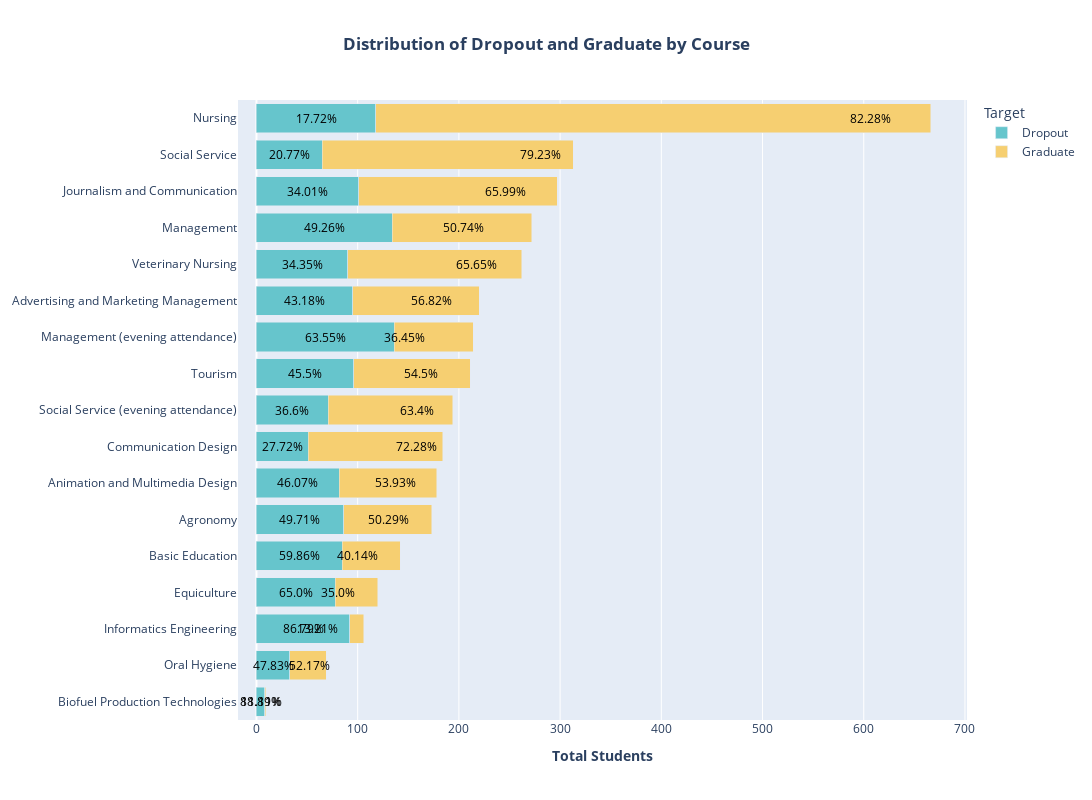

This figure's notebook cell:
### Code cell
import plotly.express as px

# Group by Course and Target
student_courses = (
    df.groupby(["Course", "Target"])
    .size()
    .reset_index()
    .pivot(columns="Target", index="Course", values=0)
)

# Rename the index with course names
student_courses = student_courses.rename(
    index={i + 1: category for i, category in enumerate(categories)}
)

# Ensure the 'Dropout' column exists
if "Dropout" not in student_courses.columns:
    student_courses["Dropout"] = student_courses[0]  # Assuming '0' represents dropouts

# Calculate the percentage of Dropout and Graduate for each course
student_courses["Total"] = student_courses.sum(axis=1)
student_courses["Dropout (%)"] = (
    student_courses["Dropout"] / student_courses["Total"] * 100
).round(2)
student_courses["Graduate (%)"] = (
    student_courses["Graduate"] / student_courses["Total"] * 100
).round(2)

# Sort the data for plotting
student_courses_sorted = student_courses.sort_values(by="Total", ascending=True)

# Remove the 'Total' column
student_courses_sorted.drop(columns="Total", inplace=True)

# Generate the interactive plot
fig = px.bar(
    student_courses_sorted[["Dropout", "Graduate"]],
    orientation="h",
    title="Distribution of Dropout and Graduate by Course",
    labels={"value": "Total Students", "Course": "Course"},
    color_discrete_sequence=px.colors.qualitative.Pastel,
)

# Add percentage annotations inside the bars
for col in ["Dropout", "Graduate"]:
    for i, val in enumerate(student_courses_sorted[col]):
        percentage = student_courses_sorted[f"{col} (%)"].iloc[i]
        fig.add_annotation(
            x=(
                val / 2
                if col == "Dropout"
                else val + student_courses_sorted["Dropout"].iloc[i] / 2
            ),
            y=student_courses_sorted.index[i],
            text=f"{percentage}%",
            showarrow=False,
            xanchor="center",
            yanchor="middle",
            font=dict(size=12, color="black"),
        )

# Customize the layout
fig.update_layout(
    title={"text": "<b>Distribution of Dropout and Graduate by Course</b>", "x": 0.5},
    xaxis_title="<b>Total Students</b>",
    yaxis_title=None,
    barmode="stack",
    width=1200,  # Increase the width
    height=800,  # Increase the height
)

# Show the plot
fig.show()

### Figure 1 — Plotly figure (JSON) as saved in the notebook; plotly's stock layout.template omitted (floating-point values rounded to 4 significant figures)
{"data": [{"alignmentgroup": "True", "hovertemplate": "Target=Dropout<br>Total Students=%{x}<br>Course=%{y}<extra></extra>", "legendgroup": "Dropout", "marker": {"color": "rgb(102, 197, 204)", "pattern": {"shape": ""}}, "name": "Dropout", "offsetgroup": "Dropout", "orientation": "h", "showlegend": true, "textposition": "auto", "type": "bar", "x": [8, 33, 92, 78, 85, 86, 82, 51, 71, 96, 136, 95, 90, 134, 101, 65, 118], "xaxis": "x", "y": ["Biofuel Production Technologies", "Oral Hygiene", "Informatics Engineering", "Equiculture", "Basic Education", "Agronomy", "Animation and Multimedia Design", "Communication Design", "Social Service (evening attendance)", "Tourism", "Management (evening attendance)", "Advertising and Marketing Management", "Veterinary Nursing", "Management", "Journalism and Communication", "Social Service", "Nursing"], "yaxis": "y"}, {"alignmentgroup": "True", "hovertemplate": "Target=Graduate<br>Total Students=%{x}<br>Course=%{y}<extra></extra>", "legendgroup": "Graduate", "marker": {"color": "rgb(246, 207, 113)", "pattern": {"shape": ""}}, "name": "Graduate", "offsetgroup": "Graduate", "orientation": "h", "showlegend": true, "textposition": "auto", "type": "bar", "x": [1, 36, 14, 42, 57, 87, 96, 133, 123, 115, 78, 125, 172, 138, 196, 248, 548], "xaxis": "x", "y": ["Biofuel Production Technologies", "Oral Hygiene", "Informatics Engineering", "Equiculture", "Basic Education", "Agronomy", "Animation and Multimedia Design", "Communication Design", "Social Service (evening attendance)", "Tourism", "Management (evening attendance)", "Advertising and Marketing Management", "Veterinary Nursing", "Management", "Journalism and Communication", "Social Service", "Nursing"], "yaxis": "y"}], "layout": {"annotations": [{"font": {"color": "black", "size": 12}, "showarrow": false, "text": "88.89%", "x": 4, "xanchor": "center", "y": "Biofuel Production Technologies", "yanchor": "middle"}, {"font": {"color": "black", "size": 12}, "showarrow": false, "text": "47.83%", "x": 16.5, "xanchor": "center", "y": "Oral Hygiene", "yanchor": "middle"}, {"font": {"color": "black", "size": 12}, "showarrow": false, "text": "86.79%", "x": 46, "xanchor": "center", "y": "Informatics Engineering", "yanchor": "middle"}, {"font": {"color": "black", "size": 12}, "showarrow": false, "text": "65.0%", "x": 39, "xanchor": "center", "y": "Equiculture", "yanchor": "middle"}, {"font": {"color": "black", "size": 12}, "showarrow": false, "text": "59.86%", "x": 42.5, "xanchor": "center", "y": "Basic Education", "yanchor": "middle"}, {"font": {"color": "black", "size": 12}, "showarrow": false, "text": "49.71%", "x": 43, "xanchor": "center", "y": "Agronomy", "yanchor": "middle"}, {"font": {"color": "black", "size": 12}, "showarrow": false, "text": "46.07%", "x": 41, "xanchor": "center", "y": "Animation and Multimedia Design", "yanchor": "middle"}, {"font": {"color": "black", "size": 12}, "showarrow": false, "text": "27.72%", "x": 25.5, "xanchor": "center", "y": "Communication Design", "yanchor": "middle"}, {"font": {"color": "black", "size": 12}, "showarrow": false, "text": "36.6%", "x": 35.5, "xanchor": "center", "y": "Social Service (evening attendance)", "yanchor": "middle"}, {"font": {"color": "black", "size": 12}, "showarrow": false, "text": "45.5%", "x": 48, "xanchor": "center", "y": "Tourism", "yanchor": "middle"}, {"font": {"color": "black", "size": 12}, "showarrow": false, "text": "63.55%", "x": 68, "xanchor": "center", "y": "Management (evening attendance)", "yanchor": "middle"}, {"font": {"color": "black", "size": 12}, "showarrow": false, "text": "43.18%", "x": 47.5, "xanchor": "center", "y": "Advertising and Marketing Management", "yanchor": "middle"}, {"font": {"color": "black", "size": 12}, "showarrow": false, "text": "34.35%", "x": 45, "xanchor": "center", "y": "Veterinary Nursing", "yanchor": "middle"}, {"font": {"color": "black", "size": 12}, "showarrow": false, "text": "49.26%", "x": 67, "xanchor": "center", "y": "Management", "yanchor": "middle"}, {"font": {"color": "black", "size": 12}, "showarrow": false, "text": "34.01%", "x": 50.5, "xanchor": "center", "y": "Journalism and Communication", "yanchor": "middle"}, {"font": {"color": "black", "size": 12}, "showarrow": false, "text": "20.77%", "x": 32.5, "xanchor": "center", "y": "Social Service", "yanchor": "middle"}, {"font": {"color": "black", "size": 12}, "showarrow": false, "text": "17.72%", "x": 59, "xanchor": "center", "y": "Nursing", "yanchor": "middle"}, {"font": {"color": "black", "size": 12}, "showarrow": false, "text": "11.11%", "x": 5, "xanchor": "center", "y": "Biofuel Production Technologies", "yanchor": "middle"}, {"font": {"color": "black", "size": 12}, "showarrow": false, "text": "52.17%", "x": 52.5, "xanchor": "center", "y": "Oral Hygiene", "yanchor": "middle"}, {"font": {"color": "black", "size": 12}, "showarrow": false, "text": "13.21%", "x": 60, "xanchor": "center", "y": "Informatics Engineering", "yanchor": "middle"}, {"font": {"color": "black", "size": 12}, "showarrow": false, "text": "35.0%", "x": 81, "xanchor": "center", "y": "Equiculture", "yanchor": "middle"}, {"font": {"color": "black", "size": 12}, "showarrow": false, "text": "40.14%", "x": 99.5, "xanchor": "center", "y": "Basic Education", "yanchor": "middle"}, {"font": {"color": "black", "size": 12}, "showarrow": false, "text": "50.29%", "x": 130, "xanchor": "center", "y": "Agronomy", "yanchor": "middle"}, {"font": {"color": "black", "size": 12}, "showarrow": false, "text": "53.93%", "x": 137, "xanchor": "center", "y": "Animation and Multimedia Design", "yanchor": "middle"}, {"font": {"color": "black", "size": 12}, "showarrow": false, "text": "72.28%", "x": 158.5, "xanchor": "center", "y": "Communication Design", "yanchor": "middle"}, {"font": {"color": "black", "size": 12}, "showarrow": false, "text": "63.4%", "x": 158.5, "xanchor": "center", "y": "Social Service (evening attendance)", "yanchor": "middle"}, {"font": {"color": "black", "size": 12}, "showarrow": false, "text": "54.5%", "x": 163, "xanchor": "center", "y": "Tourism", "yanchor": "middle"}, {"font": {"color": "black", "size": 12}, "showarrow": false, "text": "36.45%", "x": 146, "xanchor": "center", "y": "Management (evening attendance)", "yanchor": "middle"}, {"font": {"color": "black", "size": 12}, "showarrow": false, "text": "56.82%", "x": 172.5, "xanchor": "center", "y": "Advertising and Marketing Management", "yanchor": "middle"}, {"font": {"color": "black", "size": 12}, "showarrow": false, "text": "65.65%", "x": 217, "xanchor": "center", "y": "Veterinary Nursing", "yanchor": "middle"}, {"font": {"color": "black", "size": 12}, "showarrow": false, "text": "50.74%", "x": 205, "xanchor": "center", "y": "Management", "yanchor": "middle"}, {"font": {"color": "black", "size": 12}, "showarrow": false, "text": "65.99%", "x": 246.5, "xanchor": "center", "y": "Journalism and Communication", "yanchor": "middle"}, {"font": {"color": "black", "size": 12}, "showarrow": false, "text": "79.23%", "x": 280.5, "xanchor": "center", "y": "Social Service", "yanchor": "middle"}, {"font": {"color": "black", "size": 12}, "showarrow": false, "text": "82.28%", "x": 607, "xanchor": "center", "y": "Nursing", "yanchor": "middle"}], "barmode": "stack", "height": 800, "legend": {"title": {"text": "Target"}, "tracegroupgap": 0}, "title": {"text": "<b>Distribution of Dropout and Graduate by Course</b>", "x": 0.5}, "width": 1200, "xaxis": {"anchor": "y", "domain": [0, 1], "title": {"text": "<b>Total Students</b>"}}, "yaxis": {"anchor": "x", "domain": [0, 1], "title": {}}}}
